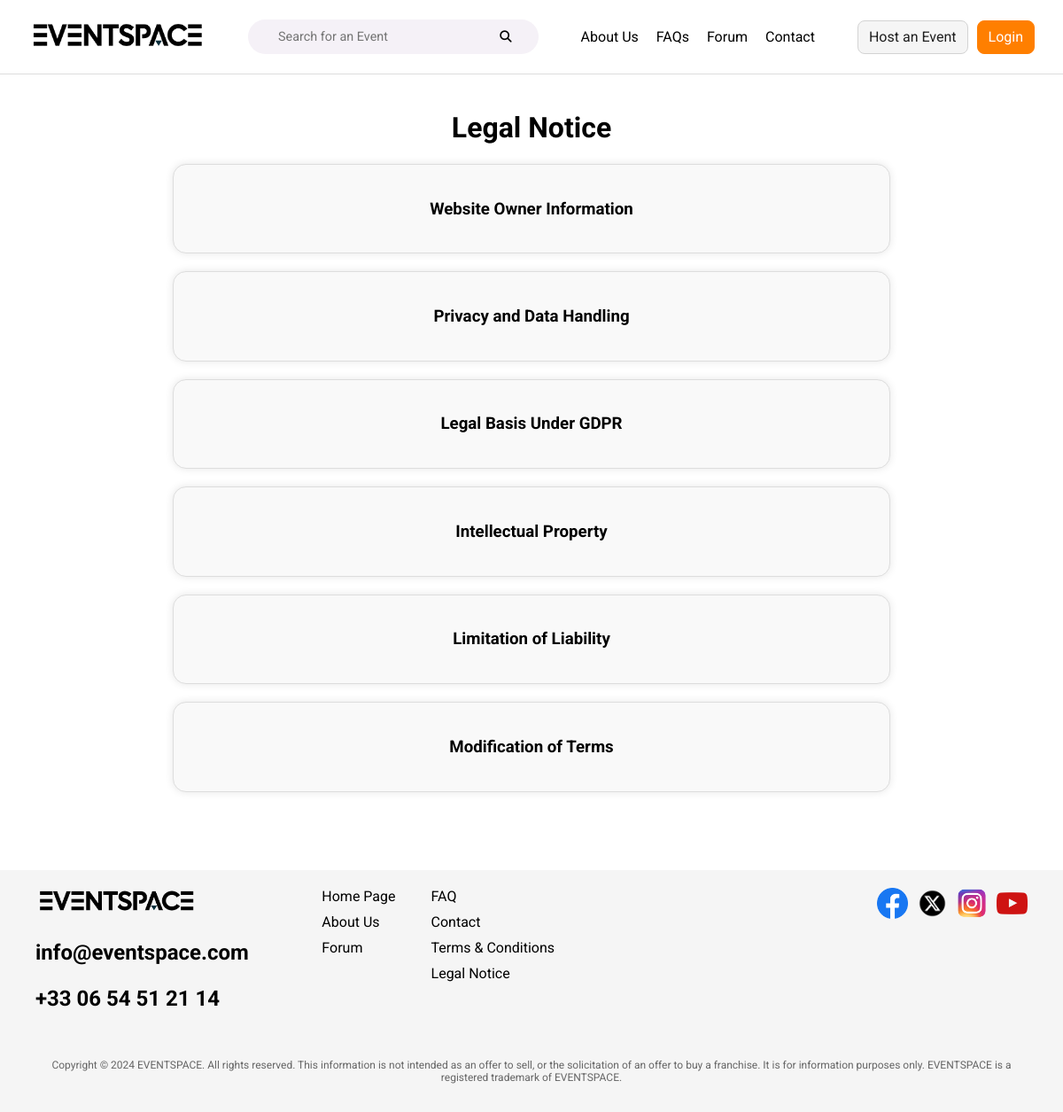
/server/views/legal_notice.php, run on the app's committed database.
### tables this page shows
CREATE TABLE `legal_notice` (
  `id` int(11) NOT NULL,
  `title` varchar(255) NOT NULL,
  `content` text NOT NULL,
  `created_at` timestamp NOT NULL DEFAULT CURRENT_TIMESTAMP
);

### server/models/legal_notice.php (called while the page is built)
<?php
function getLegalNotices($conn): array {
    $query = "SELECT title, content FROM legal_notice ORDER BY id ASC";
    $stmt = $conn->prepare($query);
    $stmt->execute();
    $result = $stmt->get_result();
    $legal_notices = [];
    while ($row = $result->fetch_assoc()) {
        $legal_notices[] = $row;
    }
    return $legal_notices;
}
?>

### server/controllers/legal_notice.php (called while the page is built, shortened)
<?php
include(__DIR__ . '/../db_connection.php');
include(__DIR__ . '/../models/legal_notice.php');
$legal_notices = getLegalNotices($conn);
?>

### server/views/legal_notice.php (the view, shortened to what this page needs)
<?php
include '../controllers/legal_notice.php';
include_once '../components/header.php';
?>
<main>
    <div class="legal-container">
        <h1 class="text-center">Legal Notice</h1>
        <section class="legal-notice">
            <?php foreach ($legal_notices as $notice): ?>
                <div class="notice">
                    <h3><?= htmlspecialchars($notice['title']); ?></h3>
                </div>
            <?php endforeach; ?>
        </section>
    </div>
</main>
<?php include_once '../components/footer.php'; ?>

### server/styles/common.css (style rules this page uses)
body { margin: 0; padding: 0; }
:root { --primary-color: #ff7f00; --primary-color-hover: #e67300; --primary-color-active: #cc6600; --border-color: #d3d3d3; --border-color-hover: #c6c6c6; --border-color-active: #8a8a8a; }
* { font-family: "Roboto", sans-serif; }

### server/styles/legal-notice.css (style rules this page uses)
.legal-container { text-align: center; width: 80%; margin: 0 auto; padding: 20px; background-color: #fff; border-radius: 8px; }
.notice { margin-bottom: 20px; padding: 20px; background-color: #f9f9f9; border: 1px solid #ddd; border-radius: 15px; box-shadow: 0 0 10px rgba(0, 0, 0, 0.1); display: inline-block; width: 80%; transition: background-color 0.3s; }
.notice::after { font-size: 22px; position: absolute; right: 20px; top: 20px; color: #666; transition: transform 0.3s, color 0.3s; }

### data on the page
legal_notice: title "Website Owner Information"
legal_notice: title "Privacy and Data Handling"
legal_notice: title "Legal Basis Under GDPR"
legal_notice: title "Intellectual Property"
legal_notice: title "Limitation of Liability"
legal_notice: title "Modification of Terms"
